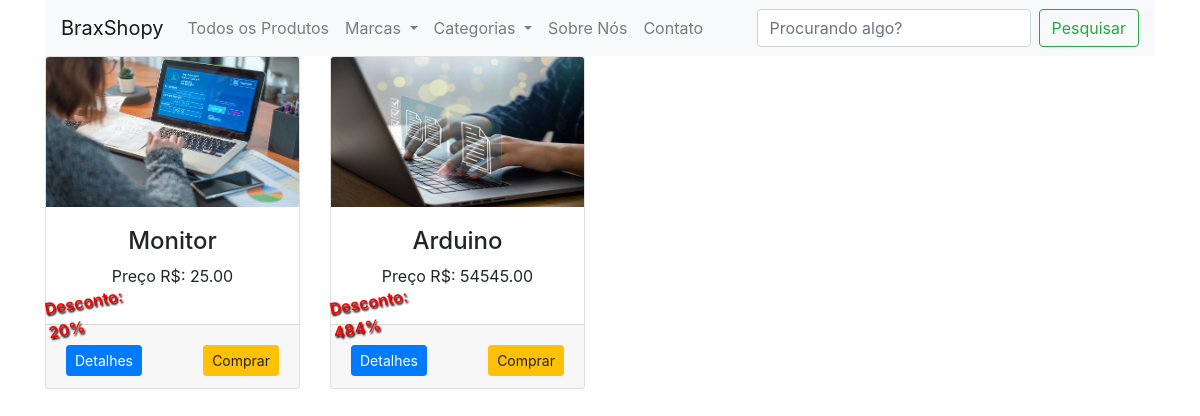
The page / on the database its author committed.
### shop/products/models.py (models this page shows, shortened)
class Produtos(db.Model):
    id = db.Column(db.Integer, primary_key=True)
    name = db.Column(db.String(80), nullable=False)
    price = db.Column(db.Numeric(10,2), nullable=False)
    discount = db.Column(db.Integer, default=0)
    stock = db.Column(db.Integer, nullable=False)
    colors = db.Column(db.Text, nullable=False)
    description = db.Column(db.Text, nullable=False)
    pub_date = db.Column(db.DateTime, nullable=False, default=datetime.utcnow)
    marca_id = db.Column(db.Integer, db.ForeignKey('marcas.id', ondelete='CASCADE'), nullable=False)
    marca = db.relationship('Marcas', backref=db.backref('marcas', lazy=True))
    categoria_id = db.Column(db.Integer, db.ForeignKey('categorias.id', ondelete='CASCADE'), nullable=False)
    categoria = db.relationship('Categorias', backref=db.backref('categorias', lazy=True))
    img1 = db.Column(db.String(150), nullable=False, default="image.jpeg")
    img2 = db.Column(db.String(150), nullable=False, default="image.jpeg")
    img3 = db.Column(db.String(150), nullable=False, default="image.jpeg")

### shop/products/routes.py (the view)
@app.route('/')
def home():
    produtos = Produtos.query.filter(Produtos.stock > 0)
    marcas = Marcas.query.join(
        Produtos, (Marcas.id == Produtos.marca_id)).all()
    categorias = Categorias.query.join(
        Produtos, (Categorias.id == Produtos.categoria_id)).all()
    return render_template('products/index.html', produtos=produtos, marcas=marcas, categorias=categorias)

### shop/templates/products/index.html (shortened to what this page needs)
{% extends "layout.html" %}
{% block content %}
<div class="container">
  <div class="row">
    {% if marca %}
    {% for m in marca %}
    <div class="col-md-3">
      <div class="card">
        <img src="{{url_for('static', filename='images/' + m.img1)}}" class="card-img-top" height="150" alt="">
        <div class="card-body">
          {% if m.discount > 0 %}
          <p
            style="text-shadow: 1px 2px 2px #000; color: #f00; transform: rotate(-10deg); position: absolute; top: 70%; right: 65%; font-weight: 600;">
            Desconto: {{m.discount}}%</p>
          {% endif %}
          <h4 class="text-center">{{m.name}}</h4>
          <p class="text-center">Preço R$: {{m.price}}</p>
        </div>
        <div class="card-footer">
          <a href="#" class="float-left btn btn-sm btn-primary mt-2">Detalhes</a>
          <a href="#" class="float-right btn btn-sm btn-warning mt-2">Comprar</a>
        </div>
      </div>
    </div>
    {% endfor %}
    {% else %}
    {% for produto in produtos %}
    <div class="col-md-3">
      <div class="card">
        <img src="{{url_for('static', filename='images/' + produto.img1)}}" class="card-img-top" height="150" alt="">
        <div class="card-body">
          {% if produto.discount > 0 %}
          <p
            style="text-shadow: 1px 2px 2px #000; color: #f00; transform: rotate(-10deg); position: absolute; top: 70%; right: 65%; font-weight: 600;">
            Desconto: {{produto.discount}}%</p>
          {% endif %}
          <h4 class="text-center">{{produto.name}}</h4>
          <p class="text-center">Preço R$: {{produto.price}}</p>
        </div>
        <div class="card-footer">
          <a href="#" class="float-left btn btn-sm btn-primary mt-2">Detalhes</a>
          <a href="#" class="float-right btn btn-sm btn-warning mt-2">Comprar</a>
        </div>
      </div>
    </div>
    {% endfor %}
    {% endif %}
  </div>
</div>
{% endblock content %}

### shop/static/css/dark-mode.css (style rules this page uses)
body { color: #ffffff; background-color: #222; }
a { color: #ff0; }
.btn { color: #fff; background-color: #444; }

### rows shown on the page
Produtos: img1 (picture), discount "20", name "Monitor", price "25.00"
Produtos: img1 (picture), discount "484", name "Arduino", price "54545.00"
